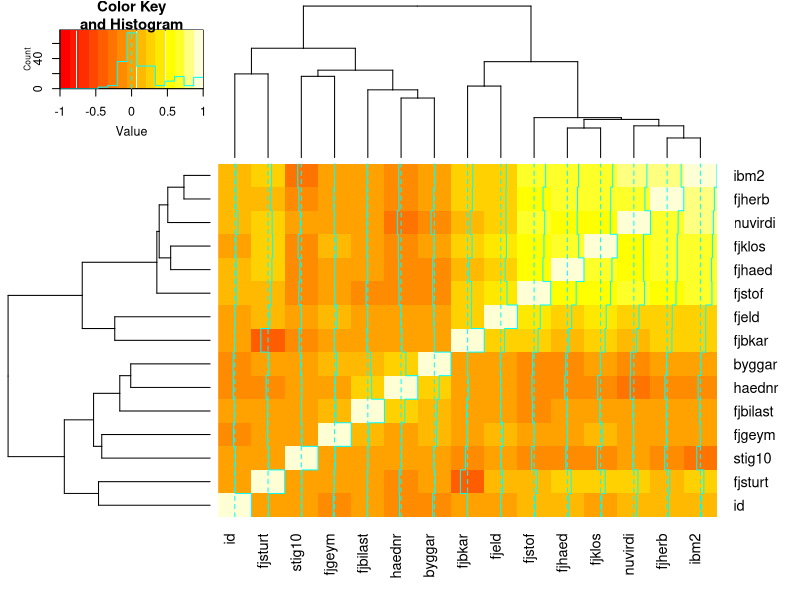
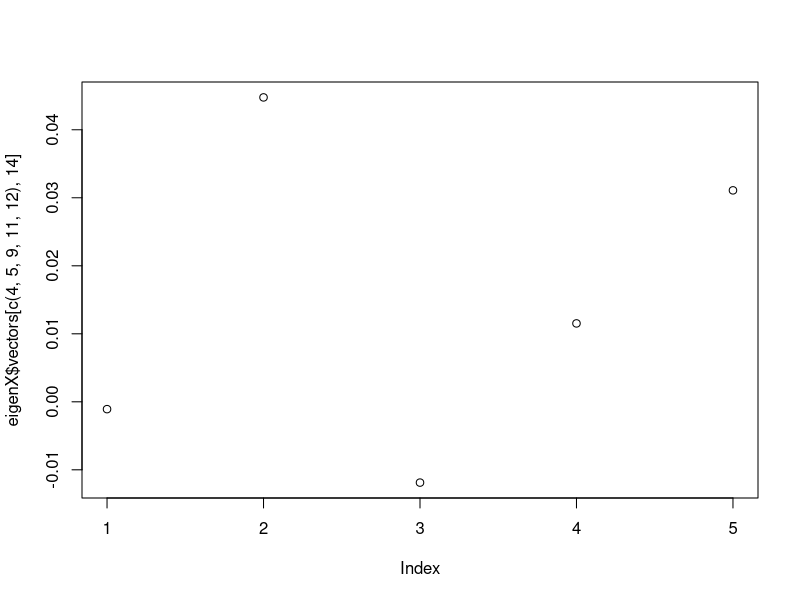
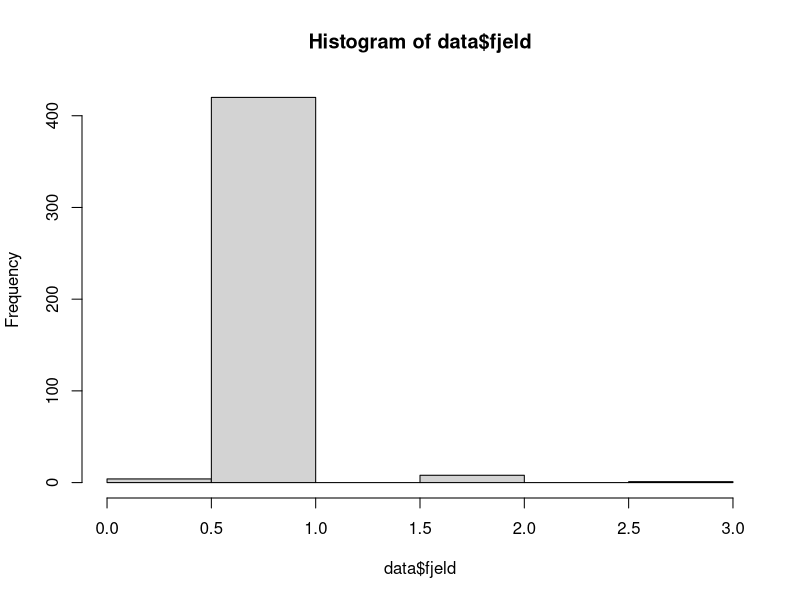
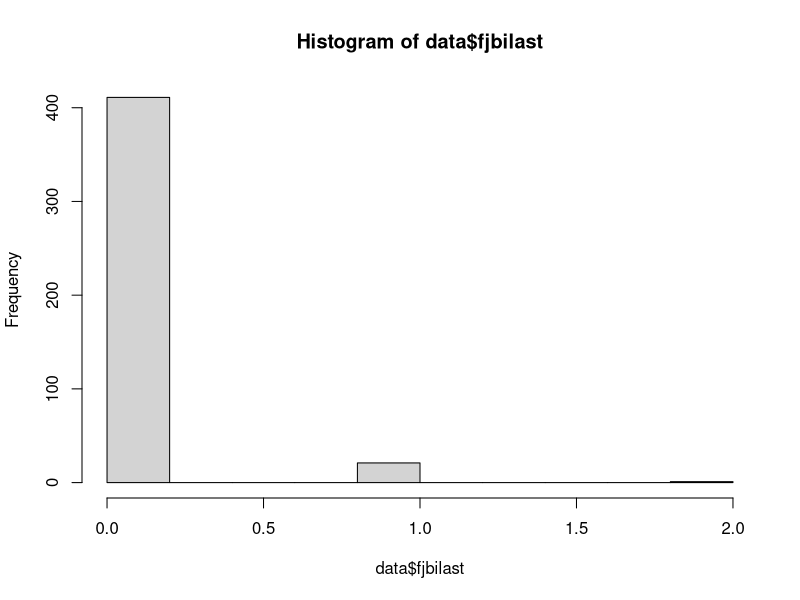
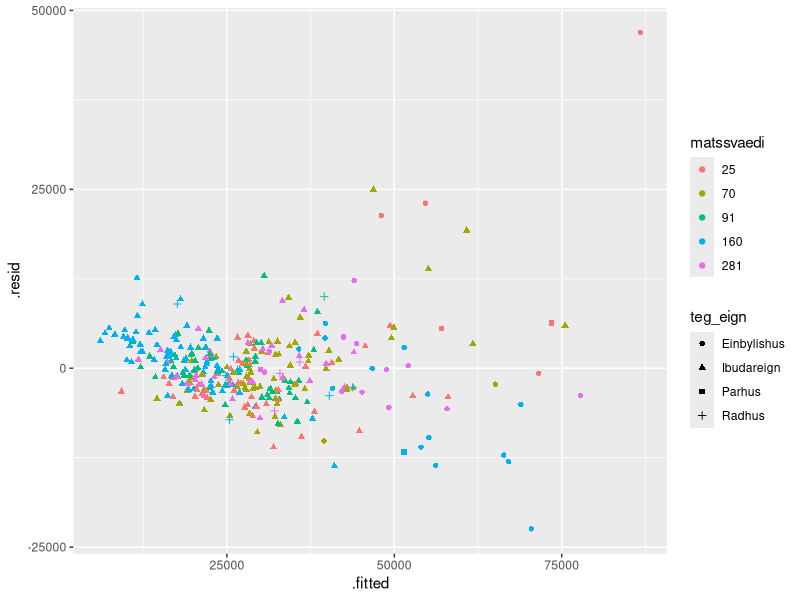
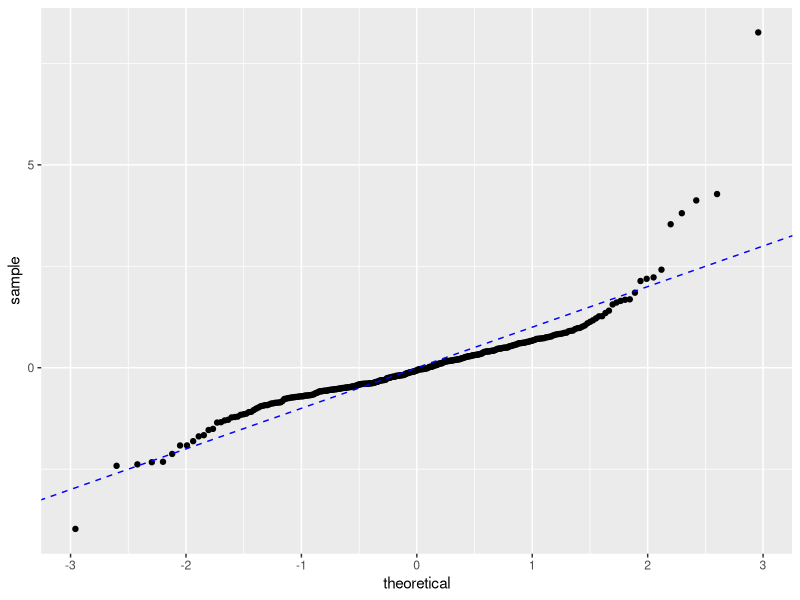
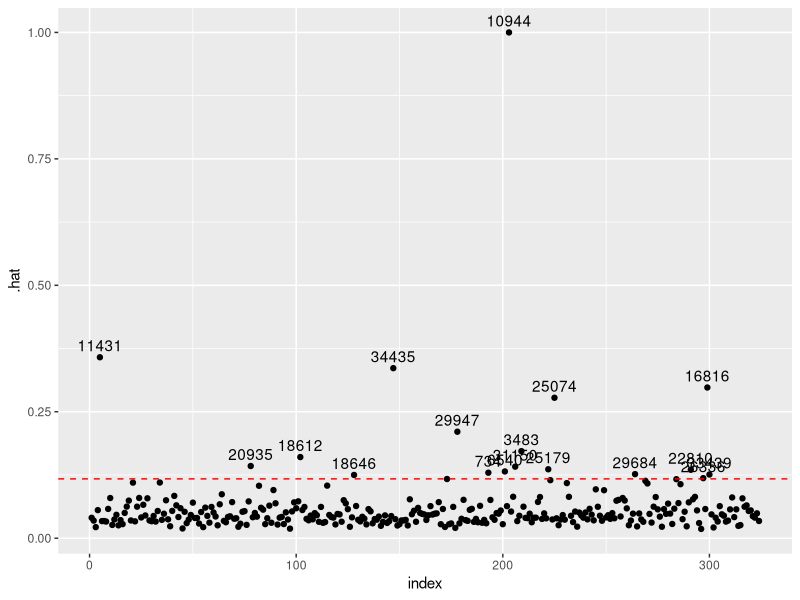
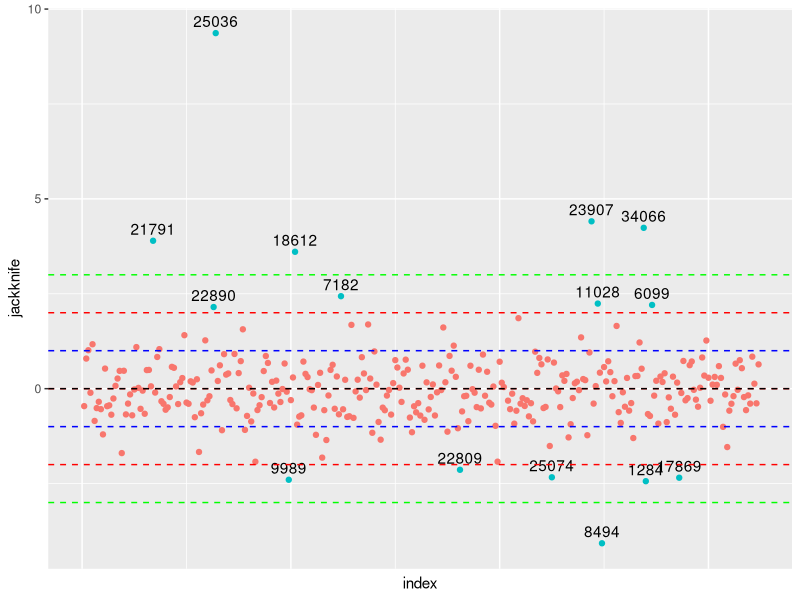

These charts were generated, in order, by the following R code: (Note: this script raises an error after producing the figures.)
## STIG 0: FORVINNSLA

# Hlöðum inn gagnasettinu og veljum undirsvæðin:
setwd("~/Desktop/H21/Hagnýtt línuleg tölfræðilíkön/Heimadæmi/HLT-V5")

library(MASS)
library(tidyverse)
library(GGally)
library(knitr)
library(kableExtra)
set.seed(11)

data_big <- data.frame(read.table("gagnasafn_endurmat2017_litid.csv", header = T, sep = ","))
sublocations = c(25, 70, 91, 160, 281)
data_big$id <- 1:nrow(data_big)
data = data_big[data_big$matssvaedi == sublocations, ]

# Fjarlægjum breytur sem augljóslega skipta ekki máli:
data <- subset( data, select = -c(svfn,rfastnum) )

# Skilgreinum tegundir breyta:
data[ ,"kdagur"] <- as.Date(data[ ,"kdagur"]) # Kaupdagur sem dagsetning
data[ ,"teg_eign"] <- as.factor(data[ ,"teg_eign"]) # Tegund eignar sem flokkur

# Ath að í verkefni segir að "lyfta" sé binary en í gögnum virðist hún vera fjöldi lyfta.
data[ ,"lyfta"] <- data[,"lyfta"]>0 # Kannski halda, kannski sleppa

# Kannski hafa stig10 logical 10 eða ekki 10.
data[ ,"matssvaedi"] <- as.factor(data[ ,"matssvaedi"]) # Staðsetning sem flokkur
data[ ,"undirmatssvaedi"] <- as.factor(data[ ,"undirmatssvaedi"]) # Undirstaðsetning sem flokkur
data[ ,"ibteg"] <- as.factor(data[ ,"ibteg"]) # Tegund íbúðar sem flokkur (ath, bara tveir flokkar og stendur numerical í verkefnalýsingu)

# Splittum datasetti í þjálfun og prófun:
sizeTraining = floor(0.75 * nrow(data))
trainingSampleRowId <- sample(1:nrow(data), size = sizeTraining, replace = F)
train_data <- data[trainingSampleRowId, ]
test_data <- data[-trainingSampleRowId, ]

## STIG 1: FYRSTA LÍKAN OG TÖLFRÆÐI HEILDARGAGNASETTS

# Skoðum mean, sd, min, max, kvantíla (og annað?) fyrir gagnasettið okkar:
# Óklárað

# Fittum fyrsta líkan, án nokkurrar vinnslu:
lm.first = lm(nuvirdi ~ ., data = train_data)

# Skráum RMSE, R^2 adjusted og PRESS fyrir líkanið:
sqrt(mean(residuals(lm.first)^2))
summary(lm.first)

# Skoðum spágildi líkansins út frá prófunargagnasetti:
test_resid = (predict(lm.first, test_data) - test_data$nuvirdi)
sqrt(mean(test_resid^2))

# Skoðum einnig annars konar grunnlíkan, sem tekur bara mið af fermetrum:
# Gæti verið baseline
lm.simple <- lm(nuvirdi ~ ibm2, data = train_data)
summary(lm.simple)
sqrt(mean(residuals(lm.simple)^2))

# Skoðum loks STEPWISE framleitt líkan, sem við notum bara til samanburðar:
stepWiseLM <- stepAIC(object = lm.first, direction = 'both', trace = T)
summary(stepWiseLM)

## STIG 2: Gagnaúrvinnsla, augljósir flokkar fjarlægðir

# Skoðum breytur sem eru of líkar, multiple collinearity:
nums <- unlist(lapply(data, is.numeric))  
library(gplots)
heatmap.2(cor(data[,nums])) 
# Sjáum cluster af hópum sem eru mjög líkir. Skoðum eigingildi:
X <- model.matrix(lm( nuvirdi ~ ., data[,nums]))
eigenX <- eigen(t(X) %*% X)
condNumber <- max(eigenX$values)/min(eigenX$values)
condNumber
# Risastór ástandstala fyrir fylkið, skoðum eiginvigra með lág eigingildi
eigenX$values
# Sjáum að eigingildi 14 er pínkulítið
eigenX$vectors[, 14]
colnames(data[,nums])[c(4, 5, 9, 11, 12)]
sum(eigenX$vectors[c(4, 5, 9, 11, 12), 14])
sum(eigenX$vectors[,14])
plot(eigenX$vectors[c(4, 5, 9, 11, 12),14])
bad_actors <- eigenX$vectors[c(4, 5, 9, 11, 12), 14]
sum(bad_actors[c(1,5)]) - sum(bad_actors[c(2,3,4)])
# Sjáum að ibm2 og fjstof tjá nokkurn veginn sömu upplýsingar og hinar
# -> niðurstaða, taka út fjherb, fjlkos, fjhaed

# Tökum þessa þætti út og skoðum aftur módelið:
td2 = subset( train_data, select = -c(fjherb, fjklos, fjhaed) )
lm.second = lm(nuvirdi ~ ., data = td2)

# Fáum stærra RMSE en örlítið hærra R^2 adjusted...
summary(lm.first)
summary(lm.second)
sqrt(mean(residuals(lm.first)^2))
sqrt(mean(residuals(lm.second)^2))
# Gætum gert F prófs samanburð hérna, skoða glósur...

# Sjáum samt að fjbilast og fjeld eru nokkurn veginn eins fyrir alla punkta:
hist(data$fjeld)
hist(data$fjbilast)
# Þau mælast líka með mjög hátt p-gildi, svo við metum það svo að þetta megi fjúka
td3 = subset( td2, select = -c(fjeld, fjbilast) )
lm.third = lm(nuvirdi ~ ., data = td3)
sqrt(mean(residuals(lm.third)^2))
summary(lm.third)
# Lítil sem engin breyting í RMSE en R^2 hækkar, svo þetta er gott...

## STIG 3: GAGNAÚRVINNSLA, MINNA AUGLJÓSIR FLOKKAR FJARLÆGÐIR
group_by(data, undirmatssvaedi) %>% count()
# Einu hóparnir sem fá lágt p-gildi eru 3 og 6 (Ægissíða, Vesturbær NA við Hringbraut)
# en aðeins 7 og 4 stök falla þar undir.
# Fjölmennustu hóparnir, 21 og 28 (Vesturberg í Breiðholti og Blokkir við 
# Kringlumýrabraut), virðast skipta litlu máli.
# Mér finnst þetta ástæða til að sleppa undirmatssvæðum í heild sinni.
# -> Prófum það!

td4 = subset( td3, select = -c(undirmatssvaedi))
lm.fourth = lm(nuvirdi ~ ., data = td4)
sqrt(mean(residuals(lm.fourth)^2))
summary(lm.fourth)
# Hér hækkar RMSE en R^2 lækkar. Þyrftum að skoða þetta betur...
# Ég ætla að prófa að vinna áfram með td3 en þetta er samt örugglega gott skref seinna

# Af teg_eign er Parhus að mælast með besta svörun (fyrir utan mögulega einbylishus)
# en það eru bara 6 gagnapunktar. Skoðum þess vegna að fella teg_eign inn í ibteg.
# Það nær utan um nokkuð mikið, eins og sést:
group_by(data, ibteg, teg_eign) %>% count()

td4 = subset( td3, select = -c(ibteg))
lm.fourth = lm(nuvirdi ~ ., data = td4)
sqrt(mean(residuals(lm.fourth)^2))
summary(lm.fourth)

td4 = subset( td3, select = -c(teg_eign))
lm.fourth = lm(nuvirdi ~ ., data = td4)
sqrt(mean(residuals(lm.fourth)^2))
summary(lm.fourth)

# Sjáum að -ibteg stendur sig betur en -teg_eign, svo við veljum út ibteg
# Núna stækkar R^2 á meðan RMSE minnkar, svo þetta er gott...
# Upp á grínið, prófum að taka hvort tveggja út og sjá hvernig það hegðar sér:

td4 = subset( td3, select = -c(ibteg, undirmatssvaedi))
lm.fourth = lm(nuvirdi ~ ., data = td4)
sqrt(mean(residuals(lm.fourth)^2))
summary(lm.fourth)

# Ég meina, þetta er alveg sæmilegt... Miðað við hversu margt er fjarlægt,
# þá er þetta mögulega bara leiðin fram á við...

# Hægt að skoða muninn á plottunum að neðan (resid v. fitted) fyrir
# third og fourth, enginn svakalegur munur.

## STIG 4A: HELDUR LÍNULEIKI? GRUNNSKOÐUN

# MIKILVÆGAST: PLOT RESIDUAL Á MÓTI FITTED
fortData <- fortify(lm.fourth)
fortData %>%
  ggplot(aes(x = .fitted, y = .resid, color = matssvaedi, shape = teg_eign)) +
  geom_jitter(width = 0.25)

# Ættum að geta séð þetta vel líka með QQ-plotti af leifðinni:
tibble(Normal = fortData$.stdresid) %>%
  gather(type, val) %>%
  ggplot(aes(sample = val)) +
  stat_qq() +
  geom_abline(slope = 1, intercept = 0, lty = 2, col = 'blue')
# Einn punktur alveg út úr kú-kú en svo er þetta að falla nokkuð vel að y=x...
# Heldur samt ekki í við þetta í endann og við sjáum að tilhneigingin er samhverf,
# svo þetta er eitthvað aðeins annað en línulegt.

# Sjáum skýr merki um heteroskedasticity! Viljum þá væntanlega vinna með y-breytuna okkar.
# Áður en við gerum það, er réttast að skoða útlaga og áhrifamikla punkta,
# þar sem BoxCox og aðrar aðferðir eru sérstaklega næmar fyrir slíku.

## STIG 5: ÚTLAGAR OG MIKILVÆGIR PUNKTAR


# Greinum nú x-punkta með Mahalanobis/H_ii gildum:
# Skoðum matið okkar á y (y.hat) 
fortData$rn <- row.names(fortData)
fortData$index <- 1:nrow(fortData)
fortData$.jackknife <- rstudent(lm.fourth)
n <- nrow(fortData)
p <- nrow(summary(lm.fourth)$coefficients)

fortData %>%
  ggplot(aes(x = index, y = .hat)) +
  geom_point() +
  geom_hline(yintercept = 2*p/n, lty = 2, col = 'red') +
  geom_text(aes(label = ifelse(.hat > 2*p/n, rn, '')), hjust = 0.5, vjust = -0.5)

# Þetta er bara rugl að skoða, við þurfum að finna betri leið... Notum töflu:

fortData %>%
  filter(.hat > 2*p/n) %>%
  arrange(desc(.hat)) %>%
  dplyr::select(rn, .hat) %>%
  kbl(align = 'c') %>%
  kable_styling()

# Með því að skoða
fortData[fortData$rn == 10944,]
# sést að þessum punkti er spáð nákvæmlega rétt gildi og því er hann veigamikill.
# Hann er sem sagt veigamikill, því hann er að spá þessu svo vel, ætti ekki að skoða
# frekar. Aðrir gagnapunktar eru innan marka.

# Byrjum á því að greina y-punkta með jackknife og Cook's distance:

fortData %>%
  dplyr::select(.jackknife, rn, index) %>%
  gather(residual, jackknife, -index, -rn) %>%
  mutate(residual = factor(residual, 
                           levels = c('.jackknife'))) %>%
  ggplot(aes(x = index, y = jackknife, , label=rn)) +
  geom_point(aes(color = ifelse(abs(jackknife)>2, "darkred", "black"))) +
  geom_text(aes(label=ifelse(abs(jackknife)>2,rn,'')),hjust=0.5,vjust=-0.5) +
  geom_hline(yintercept = 0, lty = 2, col = 'red') +
  theme(legend.position="none",
        axis.text.x=element_blank(),
        axis.ticks.x=element_blank()) +
  geom_hline(yintercept = 1, lty = 2, col = 'blue') +
  geom_hline(yintercept = -1, lty = 2, col = 'blue') +
  geom_hline(yintercept = 2, lty = 2, col = 'red') +
  geom_hline(yintercept = -2, lty = 2, col = 'red') +
  geom_hline(yintercept = 3, lty = 2, col = 'green') +
  geom_hline(yintercept = -3, lty = 2, col = 'green') +
  geom_hline(yintercept = 0, lty = 2) + expand_limits(x = c(0, 282))

alpha <- 0.05
tCrit <- qt(p = 1 - alpha/(2 * n), n - p - 1)
outliers = fortData$rn[c(which(abs(fortData$.jackknife) > tCrit))]

fortData %>%
  ggplot(aes(x = index, y = .cooksd, label=rn)) +
  geom_point(aes(color = ifelse(.cooksd>0.1, "darkred", "black"))) +
  geom_text(aes(label=ifelse(.cooksd>0.1,rn,'')),hjust=-0.1,vjust=0.2) +
  theme(legend.position="none",
        axis.text.x=element_blank(),
        axis.ticks.x=element_blank())

theoreticalT <- qt(p = 1 - 0.05/(2 * n), df = n - p - 1)
suspicious <- c(25036, 23907, 21791, 18612, 34066, 11182, 8494)
fortData %>%
  filter(rn %in% suspicious) %>%
  mutate(highLeverage = .hat > 2*p/n,
         outlier = abs(.jackknife) > theoreticalT,
         influential = .cooksd > 0.15) %>%
  dplyr::select(rn, highLeverage, outlier, influential) %>%
  mutate(totalMarks = highLeverage + outlier + influential) %>%
  kbl(align = 'c') %>%
  kable_styling()

possible_rejects = c(23907, 25036, 18612)

fortData[fortData$rn %in% possible_rejects,] %>%
  kbl(align = 'c') %>%
  kable_styling()

# Ég er búinn að reyna að fletta upp þessari eign eftir fasteignanúmerinu 10106610 en
# ekkert gengur. Frá og með 8. apríl 2018 var fasteignanúmerum breytt og því er ekki
# lengur hægt að fletta því upp hvaða eignir þetta eru.
# Þetta er því sérstakt tilfelli, þar sem við getum ekkert vitað um þessa gagnapunkta.
# Við vitum hins vegar að þetta er langverðmætasta eignin í safninu okkar!
summary(data$nuvirdi)
hist(data$nuvirdi)
# Þess vegna er sanngjarnt að taka gagnapunktinn út, þetta er örugglega ráðherrabústaðurinn
# við Tjarnargötu eða eitthvað. Það er allavega alveg rökfæranlegt að klippa hann út.

# Hinir tveir eru metnir á miklu hærra verð en þeir ættu að vera. Báðir liggja við
# Ægissíðu og eru metnir á verð sem kemur heim og saman við aðrar eignir þar:
summary(data[data$matssvaedi == 70,]$nuvirdi)
hist(data[data$matssvaedi == 70,]$nuvirdi)
# Aðeins yfir meðallagi í stærð ibm2 en virðast annars vera nokkuð eðlilegar eignir.
# Hvers vegna er módelið að spá þeim svona hátt? Ég held að það sé ekki réttlætanlegt
# að klippa þá út úr módelinu, því við ættum ekki að vera spá svona hátt.
# Við viljum lagfæra þessa spá, ekki sópa henni undir teppið!

td5 = td4[td4$id != 25036,]

## STIG 4B: HELDUR LÍNULEIKI? UMBREYTINGAR

# Umbreytum y út frá BoxCox og skoðum lambda gildi
bcTest <- boxcox(lm( nuvirdi ~ ., td5))

indexOfLLPeak <- which.max(bcTest$y)
lambda <- bcTest$x[indexOfLLPeak]
# Lambda langt fyrir neðan 5, sem er góðs viti (sjá 8_transformations)
lambda
# Líklegast nákvæmlega 26/99

fortData$logy <- (fortData$nuvirdi^lambda - 1)/lambda

# Sjáum að logy hegðar sér betur (meira línulega) en venjulega núvirðið:
# (sameina á eitt plott með facet wrap eða eitthvað)
fortData %>% ggplot(aes(x = logy)) +
  geom_density()

fortData %>% ggplot(aes(x = nuvirdi)) +
  geom_density()

# Andhverfan er (26*y/99 + 1)^(99/26)

td5$logy <- (td5$nuvirdi^lambda - 1)/lambda
lm.fifth = lm(logy ~ . -nuvirdi, data = td5)
summary(lm.fifth)

asd <- residuals(lm.fifth)
test_asd <- abs(26*asd/99 + 1)^(99/26)
sqrt(mean(test_asd^2))

adjusted_residuals = residuals(lm.fifth)^2
adjusted_residuals = (26*adjusted_residuals/99 + 1)^(99/26)
sqrt(mean(adjusted_residuals))

# Þetta er allt of gott til að vera satt, þurfum að skoða þetta betur....

# Skoðum aftur x-punkta og greinum frávik í næsta kafla

fortLogy = fortify(lm.fifth)

fortLogy$rn <- row.names(fortLogy)
fortLogy$index <- 1:nrow(fortLogy)
fortLogy$.jackknife <- rstudent(lm.fifth)
n5 <- nrow(fortLogy)
p5 <- nrow(summary(lm.fifth)$coefficients)

beta1 <- summary(lm.fifth)$coefficients[2, 1]
beta2 <- summary(lm.fifth)$coefficients[3, 1]
beta3 <- summary(lm.fifth)$coefficients[4, 1]
beta4 <- summary(lm.fifth)$coefficients[5, 1]
beta5 <- summary(lm.fifth)$coefficients[6, 1]
beta6 <- summary(lm.fifth)$coefficients[7, 1]
beta7 <- summary(lm.fifth)$coefficients[8, 1]
beta8 <- summary(lm.fifth)$coefficients[9, 1]
beta9 <- summary(lm.fifth)$coefficients[10, 1]
beta10 <- summary(lm.fifth)$coefficients[11, 1]
beta11 <- summary(lm.fifth)$coefficients[12, 1]
beta12 <- summary(lm.fifth)$coefficients[13, 1]
beta13 <- summary(lm.fifth)$coefficients[14, 1]
beta14 <- summary(lm.fifth)$coefficients[15, 1]
beta15 <- summary(lm.fifth)$coefficients[16, 1]
beta16 <- summary(lm.fifth)$coefficients[17, 1]
beta <- c(beta1, beta2, beta3, beta4,beta5, beta6, beta7, beta8,
          beta9, beta10, beta11, beta12,beta13, beta14, beta15, beta16)
plots <- list()
for(i in 1:length(beta)) {
  regressor <-  model.matrix(lm.fifth)[, (i + 1)]
  partialRes <- fortLogy$.resid + regressor * beta[i]
  tibble(x = regressor,
         y = partialRes) %>%
    ggplot(aes(x = x, y = y)) +
    geom_point() +
    stat_smooth(method = 'lm', se = F) +
    labs(x = colnames(p1)[i + 1],
         y = 'Partial residual') -> plots[[i]]
}
cowplot::plot_grid(plots[[1]], plots[[2]], plots[[3]], plots[[4]],
                   plots[[5]], plots[[6]], plots[[7]], plots[[8]],
                   plots[[9]], plots[[10]], plots[[11]], plots[[12]],
                   plots[[13]], plots[[14]], plots[[15]], plots[[16]],
                   nrow = 4, ncol = 4)
cowplot::plot_grid(plots[[1]], plots[[5]], plots[[6]], plots[[8]],
                   nrow = 2, ncol = 2)

# Sjáum smá dæmi um ólínuleika í plotti 8, sem ætti að svara til ibm2.
# Plottin að ofan svara til kaupdags, byggingarár, hæðarnúmer og fermetrar.

# Við viljum eflaust vinna meira með fermetrabreytuna...

lmOrthoPoly <- lm(td5$logy ~ poly(td5$ibm2, 3))
summary(lmOrthoPoly)

td6 <- td5
td6$ibm22 <- td6$ibm2^2
td6$ibm23 <- td6$ibm2^3

lm.sixth <- lm(logy ~ ., data = td6)
summary(lm.sixth)

sqrt(mean(residuals(lm.sixth)^2))
test_data$logy <- (test_data$nuvirdi^lambda - 1)/lambda
test_data$ibm22 <- test_data$ibm2^2
test_data$ibm23 <- test_data$ibm2^3

test_resid = (predict(lm.sixth, test_data) - test_data$logy)

adj_test_resid = (26*abs(test_resid)/99 + 1)^(99/26)
sqrt(mean(adj_test_resid^2))

asd2 <- residuals(lm.sixth)
test_asd2 <- (26*asd2/99 + 1)^(99/26)
sqrt(mean(test_asd2^2))


resres <- (lambda*asd2 + 1)^(1/lambda)
sqrt(mean(resres^2))

## Fara yfir það hvernig andhverfa y er fengin, gera það rétt
## Fara yfir það hvort betra sé að tiltaka poly(td5$ibm2, 3) inní lm eða 
# bæta við breytum
## Finna leið til þess að bera RMSE almennilega saman. Þetta er rugl gott núna - overfitting?


## STIG 6: Fitta nýtt líkan og skoða fleiri breytur til að taka út

# Ófullkomið


## STIG 7: Fara í ANCOVA greiningu á þeim breytum sem eru eftir inni

# Nota TukeyHSD
# Ófullkomið

## STIG 8: Fitta lokalíkanið og skrifa allt um það (RMSE, mean etc., R^2, blablabla)
